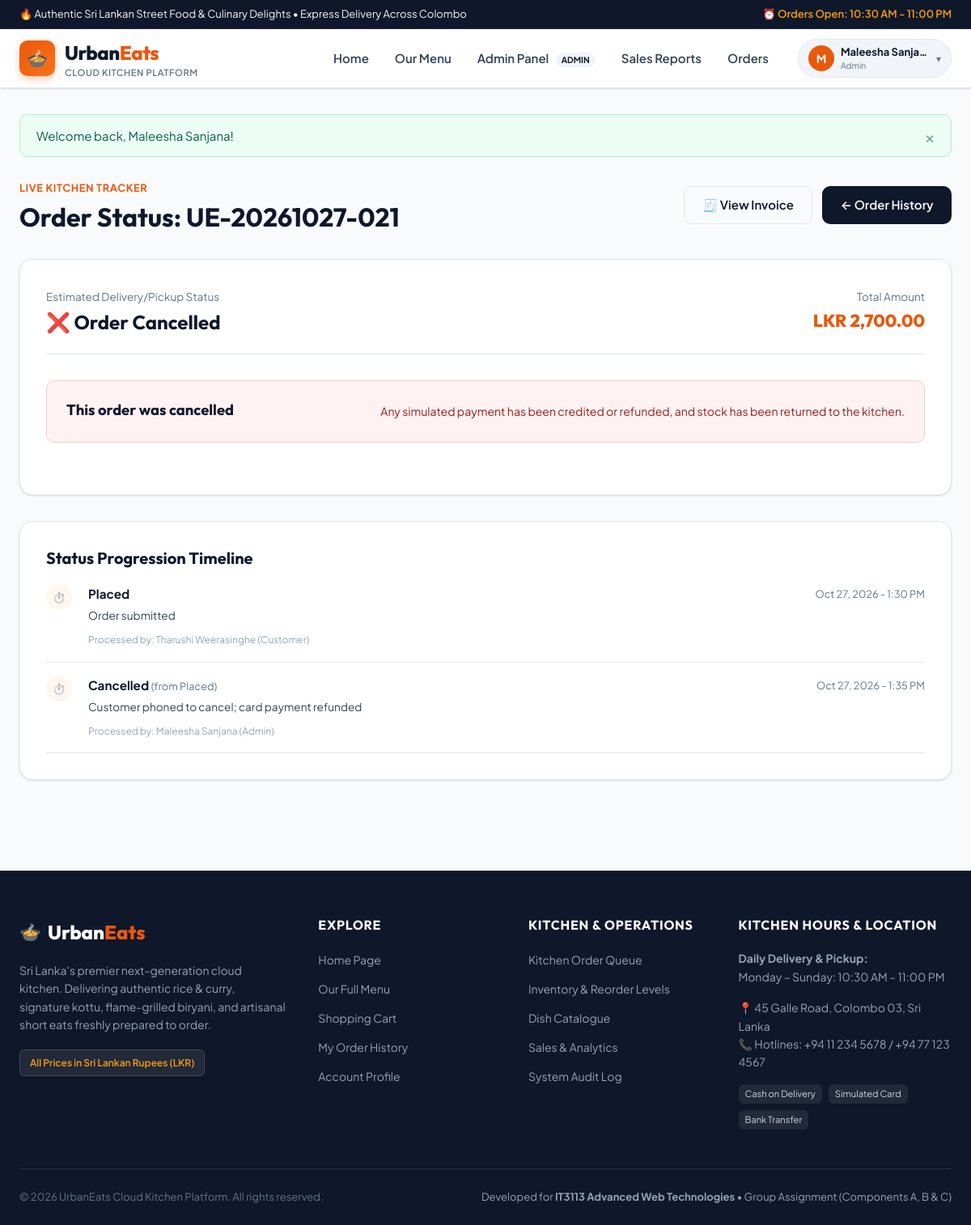
Page /public/orders/tracking.php?order_number=UE-20261027-021 (signed in) on the committed database.
### tables this page shows
CREATE TABLE `orders` (
  `id` INT UNSIGNED NOT NULL AUTO_INCREMENT,
  `order_number` VARCHAR(30) NOT NULL,
  `user_id` INT UNSIGNED NOT NULL,
  `order_type` ENUM('delivery', 'pickup') NOT NULL DEFAULT 'delivery',
  `delivery_address` TEXT NULL,
  `contact_phone` VARCHAR(20) NOT NULL,
  `notes` TEXT NULL,
  `subtotal` DECIMAL(10,2) NOT NULL,
  `discount_amount` DECIMAL(10,2) NOT NULL DEFAULT 0.00,
  `coupon_id` INT UNSIGNED NULL,
  `delivery_fee` DECIMAL(10,2) NOT NULL DEFAULT 0.00,
  `total_amount` DECIMAL(10,2) NOT NULL,
  `status` ENUM('Placed', 'Preparing', 'Ready', 'Out for Delivery', 'Collected', 'Completed', 'Cancelled') NOT NULL DEFAULT 'Placed',
  `created_at` TIMESTAMP NOT NULL DEFAULT CURRENT_TIMESTAMP,
  `updated_at` TIMESTAMP NOT NULL DEFAULT CURRENT_TIMESTAMP ON UPDATE CURRENT_TIMESTAMP,
  PRIMARY KEY (`id`),
  UNIQUE KEY `uk_orders_num` (`order_number`),
  KEY `idx_orders_user` (`user_id`),
  KEY `idx_orders_status` (`status`),
  KEY `idx_orders_created` (`created_at`),
  CONSTRAINT `fk_orders_user` FOREIGN KEY (`user_id`) REFERENCES `users` (`id`) ON UPDATE CASCADE,
  CONSTRAINT `fk_orders_coupon` FOREIGN KEY (`coupon_id`) REFERENCES `coupons` (`id`) ON DELETE SET NULL ON UPDATE CASCADE
);

CREATE TABLE `order_status_history` (
  `id` INT UNSIGNED NOT NULL AUTO_INCREMENT,
  `order_id` INT UNSIGNED NOT NULL,
  `changed_by_user_id` INT UNSIGNED NULL,
  `old_status` VARCHAR(50) NULL,
  `new_status` VARCHAR(50) NOT NULL,
  `comment` VARCHAR(255) NULL,
  `created_at` TIMESTAMP NOT NULL DEFAULT CURRENT_TIMESTAMP,
  PRIMARY KEY (`id`),
  KEY `idx_history_order` (`order_id`),
  KEY `idx_history_time` (`created_at`),
  CONSTRAINT `fk_history_order` FOREIGN KEY (`order_id`) REFERENCES `orders` (`id`) ON DELETE CASCADE ON UPDATE CASCADE,
  CONSTRAINT `fk_history_user` FOREIGN KEY (`changed_by_user_id`) REFERENCES `users` (`id`) ON DELETE SET NULL ON UPDATE CASCADE
);

CREATE TABLE `users` (
  `id` INT UNSIGNED NOT NULL AUTO_INCREMENT,
  `role_id` INT UNSIGNED NOT NULL,
  `full_name` VARCHAR(100) NOT NULL,
  `email` VARCHAR(150) NOT NULL,
  `phone` VARCHAR(20) NOT NULL,
  `password_hash` VARCHAR(255) NOT NULL,
  `address` TEXT NULL,
  `is_active` TINYINT(1) NOT NULL DEFAULT 1,
  `failed_login_attempts` INT UNSIGNED NOT NULL DEFAULT 0,
  `lockout_until` DATETIME NULL,
  `created_at` TIMESTAMP NOT NULL DEFAULT CURRENT_TIMESTAMP,
  `updated_at` TIMESTAMP NOT NULL DEFAULT CURRENT_TIMESTAMP ON UPDATE CURRENT_TIMESTAMP,
  PRIMARY KEY (`id`),
  UNIQUE KEY `uk_users_email` (`email`),
  KEY `idx_users_role` (`role_id`),
  KEY `idx_users_active` (`is_active`),
  CONSTRAINT `fk_users_role` FOREIGN KEY (`role_id`) REFERENCES `roles` (`id`) ON UPDATE CASCADE
);

CREATE TABLE `roles` (
  `id` INT UNSIGNED NOT NULL AUTO_INCREMENT,
  `name` VARCHAR(50) NOT NULL,
  `description` VARCHAR(255) NOT NULL,
  PRIMARY KEY (`id`),
  UNIQUE KEY `uk_roles_name` (`name`)
);

### public/orders/tracking.php (the view, shortened to what this page needs)
<?php
require_once __DIR__ . '/../../includes/functions.php';
$pdo = get_db_connection();
$orderNumber = trim($_GET['order_number'] ?? '');
$stmt = $pdo->prepare("
    SELECT o.*, u.full_name AS customer_name, u.phone AS customer_phone,
           p.payment_method, p.payment_status, p.transaction_reference
    FROM orders o
    JOIN users u ON o.user_id = u.id
    LEFT JOIN payments p ON o.id = p.order_id
    WHERE o.order_number = :num
    LIMIT 1
");
$stmt->execute([':num' => $orderNumber]);
$order = $stmt->fetch();
require_once __DIR__ . '/../../includes/header.php';
$histStmt = $pdo->prepare("
    SELECT osh.*, u.full_name AS staff_name, r.name AS role_name
    FROM order_status_history osh
    LEFT JOIN users u ON osh.changed_by_user_id = u.id
    LEFT JOIN roles r ON u.role_id = r.id
    WHERE osh.order_id = :oid
    ORDER BY osh.created_at ASC
");
$histStmt->execute([':oid' => $order['id']]);
$statusHistory = $histStmt->fetchAll();
$isDelivery = ($order['order_type'] === 'delivery');
$flowSteps = $isDelivery
    ? ['Placed', 'Preparing', 'Ready', 'Out for Delivery', 'Completed']
    : ['Placed', 'Preparing', 'Ready', 'Collected', 'Completed'];
$currentStatus = $order['status'];
$currentIndex = array_search($currentStatus, $flowSteps);
if ($currentIndex === false && $currentStatus === 'Cancelled') {
    $isCancelled = true;
} else {
    $isCancelled = false;
}
?>
<?php require_once __DIR__ . '/../../includes/header.php'; ?>
<div class="site-container" style="margin-top: 1rem; margin-bottom: 3.5rem;">
    <div style="display: flex; justify-content: space-between; align-items: center; flex-wrap: wrap; gap: 1rem; margin-bottom: 2rem;">
        <div>
            <span style="font-size: 0.8rem; text-transform: uppercase; letter-spacing: 0.05em; color: var(--color-primary); font-weight: 700;">Live Kitchen Tracker</span>
            <h1 style="font-size: 2rem; margin-top: 0.25rem;">Order Status: <?= e($order['order_number']) ?></h1>
        </div>
        <div style="display: flex; gap: 0.75rem;">
            <a href="<?= $appBase ?>/orders/confirmation.php?order_number=<?= urlencode($order['order_number']) ?>" class="btn btn-outline">
                🧾 View Invoice
            </a>
            <a href="<?= $appBase ?>/orders/history.php" class="btn btn-secondary">
                &larr; Order History
            </a>
        </div>
    </div>
    <div class="order-tracking-card">
        <div class="tracking-header">
            <div>
                <span style="font-size: 0.85rem; color: var(--text-muted);">Estimated Delivery/Pickup Status</span>
                <div style="display: flex; align-items: center; gap: 0.75rem; margin-top: 0.25rem;">
                    <h2 style="font-size: 1.5rem; margin: 0; color: var(--color-secondary);">
                        <?= $isCancelled ? '❌ Order Cancelled' : 'Current Stage: ' . e($currentStatus) ?>
                    </h2>
                </div>
            </div>
            <div style="text-align: right;">
                <span style="font-size: 0.85rem; color: var(--text-muted);">Total Amount</span>
                <div style="font-family: var(--font-heading); font-size: 1.35rem; font-weight: 800; color: var(--color-primary);">
                    <?= format_price($order['total_amount']) ?>
                </div>
            </div>
        </div>
        <?php if ($isCancelled): ?>
            <div class="alert alert-danger" style="margin: 2rem 0; padding: 1.5rem;">
                <h3 style="font-size: 1.15rem; margin-bottom: 0.25rem;">This order was cancelled</h3>
                <p style="font-size: 0.875rem; margin: 0;">Any simulated payment has been credited or refunded, and stock has been returned to the kitchen.</p>
            </div>
        <?php endif; ?>
    </div>
    <div style="background: white; border: 1px solid var(--border-color); border-radius: var(--radius-lg); padding: 2rem; box-shadow: var(--shadow-sm);">
        <h2 style="font-size: 1.25rem; margin-bottom: 1.25rem; color: var(--color-secondary);">Status Progression Timeline</h2>
        <div style="display: flex; flex-direction: column; gap: 1rem;">
            <?php foreach ($statusHistory as $hist): ?>
                <div style="display: flex; gap: 1.25rem; align-items: flex-start; padding-bottom: 1rem; border-bottom: 1px solid var(--border-color);">
                    <div style="width: 32px; height: 32px; border-radius: 50%; background: var(--color-primary-light); color: var(--color-primary); display: flex; align-items: center; justify-content: center; font-weight: 700; font-size: 0.8rem; flex-shrink: 0;">
                        ⏱️
                    </div>
                    <div style="flex: 1;">
                        <div style="display: flex; justify-content: space-between; align-items: center; margin-bottom: 0.25rem;">
                            <strong style="font-size: 0.95rem; color: var(--color-secondary);">
                                <?= e($hist['new_status']) ?>
                                <?php if (!empty($hist['old_status'])): ?>
                                    <span style="font-size: 0.8rem; color: var(--text-muted); font-weight: 400;">(from <?= e($hist['old_status']) ?>)</span>
                                <?php endif; ?>
                            </strong>
                            <span style="font-size: 0.8rem; color: var(--text-muted);">
                                <?= format_datetime($hist['created_at']) ?>
                            </span>
                        </div>
                        <p style="font-size: 0.85rem; color: var(--color-secondary-surface); margin-bottom: 0.25rem;">
                            <?= e($hist['comment']) ?>
                        </p>
                        <?php if (!empty($hist['staff_name'])): ?>
                            <span style="font-size: 0.75rem; color: var(--text-subtle);">
                                Processed by: <?= e($hist['staff_name']) ?> (<?= ucfirst(str_replace('_', ' ', $hist['role_name'] ?? 'Staff')) ?>)
                            </span>
                        <?php endif; ?>
                    </div>
                </div>
            <?php endforeach; ?>
        </div>
    </div>
</div>
<?php require_once __DIR__ . '/../../includes/footer.php'; ?>

### public/css/style.css (style rules this page uses)
:root { --color-primary: #ea580c; --color-primary-hover: #c2410c; --color-primary-light: #fff7ed; --color-primary-border: #ffedd5; --color-secondary: #0f172a; --color-secondary-light: #1e293b; --color-secondary-surface: #334155; --color-accent: #f59e0b; --color-accent-light: #fef3c7; --color-success: #10b981; --color-success-bg: #ecfdf5; --color-success-border: #a7f3d0; --color-warning: #f59e0b; --color-warning-bg: #fffbeb; --color-warning-border: #fde68a; --color-danger: #ef4444; --color-danger-bg: #fef2f2; --color-danger-border: #fecaca; --color-info: #0284c7; --color-info-bg: #f0f9ff; --color-info-border: #bae6fd; --bg-page: #f8fafc; --bg-surface: #ffffff; --bg-surface-elevated: #ffffff; --bg-subtle: #f1f5f9; --text-main: #0f172a; --text-muted: #64748b; --text-subtle: #94a3b8; --text-inverse: #ffffff; --border-color: #e2e8f0; --border-focus: #ea580c; --font-heading: 'Outfit', -apple-system, BlinkMacSystemFont, "Segoe UI", Roboto, sans-serif; --font-body: 'Plus Jakarta Sans', -apple-system, BlinkMacSystemFont, "Segoe UI", Roboto, sans-serif; --shadow-xs: 0 1px 2px 0 rgba(0, 0, 0, 0.05); --shadow-sm: 0 1px 3px 0 rgba(0, 0, 0, 0.1), 0 1px 2px -1px rgba(0, 0, 0, 0.1); --shadow-md: 0 4px 6px -1px rgba(0, 0, 0, 0.08), 0 2px 4px -2px rgba(0, 0, 0, 0.06); --shadow-lg: 0 10px 15px -3px rgba(0, 0, 0, 0.08), 0 4px 6px -4px rgba(0, 0, 0, 0.04); --shadow-xl: 0 20px 25px -5px rgba(0, 0, 0, 0.08), 0 8px 10px -6px rgba(0, 0, 0, 0.03); --radius-sm: 6px; --radius-md: 10px; --radius-lg: 16px; --radius-full: 9999px; --transition-fast: 0.15s ease; --transition-normal: 0.25s ease; }
*, *::before, *::after { box-sizing: border-box; margin: 0; padding: 0; }
html { font-size: 16px; scroll-behavior: smooth; }
body { font-family: var(--font-body); color: var(--text-main); background-color: var(--bg-page); line-height: 1.6; -webkit-font-smoothing: antialiased; min-height: 100vh; display: flex; flex-direction: column; }
a { color: var(--color-primary); text-decoration: none; transition: color var(--transition-fast); }
h1, h2, h3, h4, h5, h6 { font-family: var(--font-heading); color: var(--color-secondary); line-height: 1.25; font-weight: 700; }
.site-container { width: 100%; max-width: 1240px; margin-left: auto; margin-right: auto; padding-left: 1.5rem; padding-right: 1.5rem; }
.btn { display: inline-flex; align-items: center; justify-content: center; gap: 0.5rem; font-weight: 600; font-size: 0.9375rem; padding: 0.65rem 1.4rem; border-radius: var(--radius-md); transition: all var(--transition-fast); text-decoration: none; white-space: nowrap; }
.btn-secondary { background-color: var(--color-secondary); color: white; }
.btn-outline { background-color: transparent; border: 1px solid var(--border-color); color: var(--color-secondary); }
.alert { padding: 0.85rem 1.25rem; border-radius: var(--radius-md); margin-bottom: 0.75rem; display: flex; align-items: center; justify-content: space-between; gap: 1rem; font-size: 0.9375rem; border: 1px solid transparent; }
.alert-danger, .alert-error { background-color: var(--color-danger-bg); border-color: var(--color-danger-border); color: #991b1b; }
.order-tracking-card { background: var(--bg-surface); border: 1px solid var(--border-color); border-radius: var(--radius-lg); padding: 2rem; margin-bottom: 2rem; box-shadow: var(--shadow-sm); }
.tracking-header { display: flex; justify-content: space-between; align-items: center; flex-wrap: wrap; gap: 1rem; padding-bottom: 1.5rem; border-bottom: 1px solid var(--border-color); margin-bottom: 2rem; }

### rows in the picture
orders: order_number "UE-20261027-021", total_amount "LKR 2,700.00"
order_status_history: new_status "Placed", created_at "Oct 27, 2026 - 1:30 PM", comment "Order submitted", changed_by_user.full_name "Tharushi Weerasinghe", roles.name "Customer"
order_status_history: new_status "Cancelled", old_status "Placed", created_at "Oct 27, 2026 - 1:35 PM", comment "Customer phoned to cancel; card payment refunded", changed_by_user.full_name "Maleesha Sanjana", roles.name "Admin"

### other values in the picture
substr($currentUser['name'] ?? 'U', 0, 1) "M"
$currentUser['name'] "Maleesha Sanja…"
str_replace('_', ' ', $currentUser['role_name'] ?? '') "Admin"
$msg "Welcome back, Maleesha Sanjana!"
